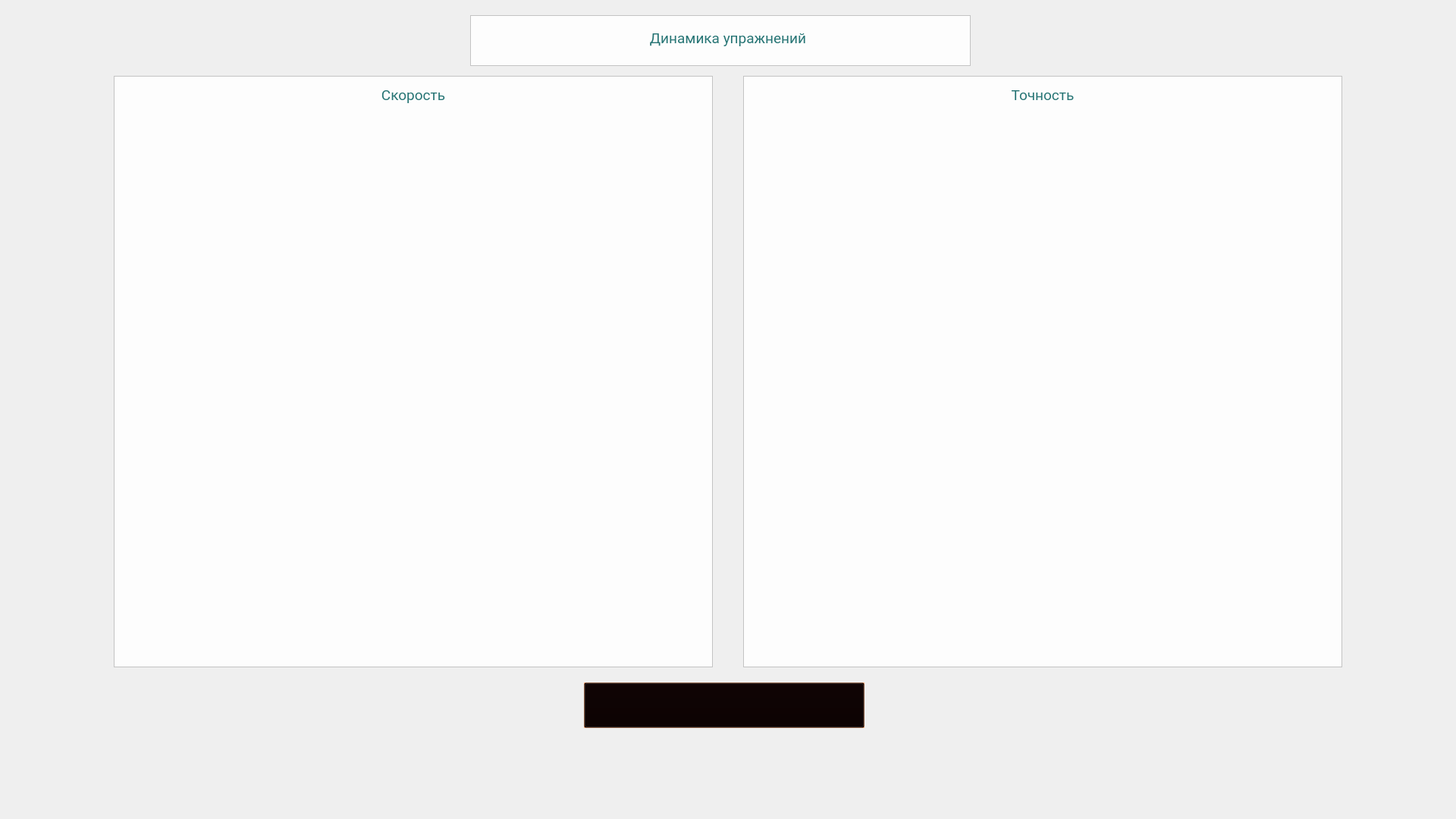
<?xml version="1.0" encoding="UTF-8"?>
<ui version="4.0">
 <class>MainWindow</class>
 <widget class="QMainWindow" name="MainWindow">
  <property name="geometry">
   <rect>
    <x>0</x>
    <y>0</y>
    <width>1920</width>
    <height>1080</height>
   </rect>
  </property>
  <property name="windowTitle">
   <string>MainWindow</string>
  </property>
  <widget class="QWidget" name="centralwidget">
   <widget class="QFrame" name="speed_frame">
    <property name="geometry">
     <rect>
      <x>150</x>
      <y>100</y>
      <width>790</width>
      <height>780</height>
     </rect>
    </property>
    <property name="styleSheet">
     <string notr="true">background-color: rgb(253, 253, 253);</string>
    </property>
    <property name="frameShape">
     <enum>QFrame::StyledPanel</enum>
    </property>
    <property name="frameShadow">
     <enum>QFrame::Raised</enum>
    </property>
    <widget class="QLabel" name="speed">
     <property name="geometry">
      <rect>
       <x>330</x>
       <y>10</y>
       <width>130</width>
       <height>30</height>
      </rect>
     </property>
     <property name="font">
      <font>
       <family>Roboto</family>
       <pointsize>14</pointsize>
      </font>
     </property>
     <property name="styleSheet">
      <string notr="true">color: rgb(39, 117, 117);</string>
     </property>
     <property name="text">
      <string>Скорость</string>
     </property>
     <property name="alignment">
      <set>Qt::AlignCenter</set>
     </property>
    </widget>
   </widget>
   <widget class="QPushButton" name="invisible_button">
    <property name="geometry">
     <rect>
      <x>770</x>
      <y>900</y>
      <width>370</width>
      <height>60</height>
     </rect>
    </property>
    <property name="focusPolicy">
     <enum>Qt::StrongFocus</enum>
    </property>
    <property name="contextMenuPolicy">
     <enum>Qt::DefaultContextMenu</enum>
    </property>
    <property name="styleSheet">
     <string notr="true">QPushButton::hover{background-color : rgba(250, 250, 250, 30);}
QPushButton { background-color: rgba(10, 0, 0, 0); }

</string>
    </property>
    <property name="text">
     <string/>
    </property>
   </widget>
   <widget class="QLabel" name="main_menu">
    <property name="geometry">
     <rect>
      <x>770</x>
      <y>900</y>
      <width>370</width>
      <height>60</height>
     </rect>
    </property>
    <property name="font">
     <font>
      <family>Roboto</family>
      <pointsize>14</pointsize>
     </font>
    </property>
    <property name="styleSheet">
     <string notr="true">color: rgb(42, 85, 126);
background-color: rgb(255, 177, 125);</string>
    </property>
    <property name="text">
     <string>На главное меню</string>
    </property>
    <property name="alignment">
     <set>Qt::AlignCenter</set>
    </property>
   </widget>
   <widget class="QFrame" name="accuracy_frame">
    <property name="geometry">
     <rect>
      <x>980</x>
      <y>100</y>
      <width>790</width>
      <height>780</height>
     </rect>
    </property>
    <property name="styleSheet">
     <string notr="true">background-color: rgb(253, 253, 253);</string>
    </property>
    <property name="frameShape">
     <enum>QFrame::StyledPanel</enum>
    </property>
    <property name="frameShadow">
     <enum>QFrame::Raised</enum>
    </property>
    <widget class="QLabel" name="accuracy">
     <property name="geometry">
      <rect>
       <x>330</x>
       <y>10</y>
       <width>130</width>
       <height>30</height>
      </rect>
     </property>
     <property name="font">
      <font>
       <family>Roboto</family>
       <pointsize>14</pointsize>
      </font>
     </property>
     <property name="styleSheet">
      <string notr="true">color: rgb(39, 117, 117);</string>
     </property>
     <property name="text">
      <string>Точность</string>
     </property>
     <property name="alignment">
      <set>Qt::AlignCenter</set>
     </property>
    </widget>
   </widget>
   <widget class="QFrame" name="name_frame">
    <property name="geometry">
     <rect>
      <x>620</x>
      <y>20</y>
      <width>660</width>
      <height>67</height>
     </rect>
    </property>
    <property name="styleSheet">
     <string notr="true">background-color: rgb(253, 253, 253);</string>
    </property>
    <property name="frameShape">
     <enum>QFrame::StyledPanel</enum>
    </property>
    <property name="frameShadow">
     <enum>QFrame::Raised</enum>
    </property>
    <widget class="QLabel" name="dinamic">
     <property name="geometry">
      <rect>
       <x>210</x>
       <y>10</y>
       <width>260</width>
       <height>40</height>
      </rect>
     </property>
     <property name="font">
      <font>
       <family>Roboto</family>
       <pointsize>14</pointsize>
      </font>
     </property>
     <property name="styleSheet">
      <string notr="true">color: rgb(39, 117, 117);</string>
     </property>
     <property name="text">
      <string>Динамика упражнений</string>
     </property>
     <property name="alignment">
      <set>Qt::AlignCenter</set>
     </property>
    </widget>
   </widget>
   <zorder>speed_frame</zorder>
   <zorder>main_menu</zorder>
   <zorder>invisible_button</zorder>
   <zorder>accuracy_frame</zorder>
   <zorder>name_frame</zorder>
  </widget>
 </widget>
 <resources/>
 <connections/>
</ui>
